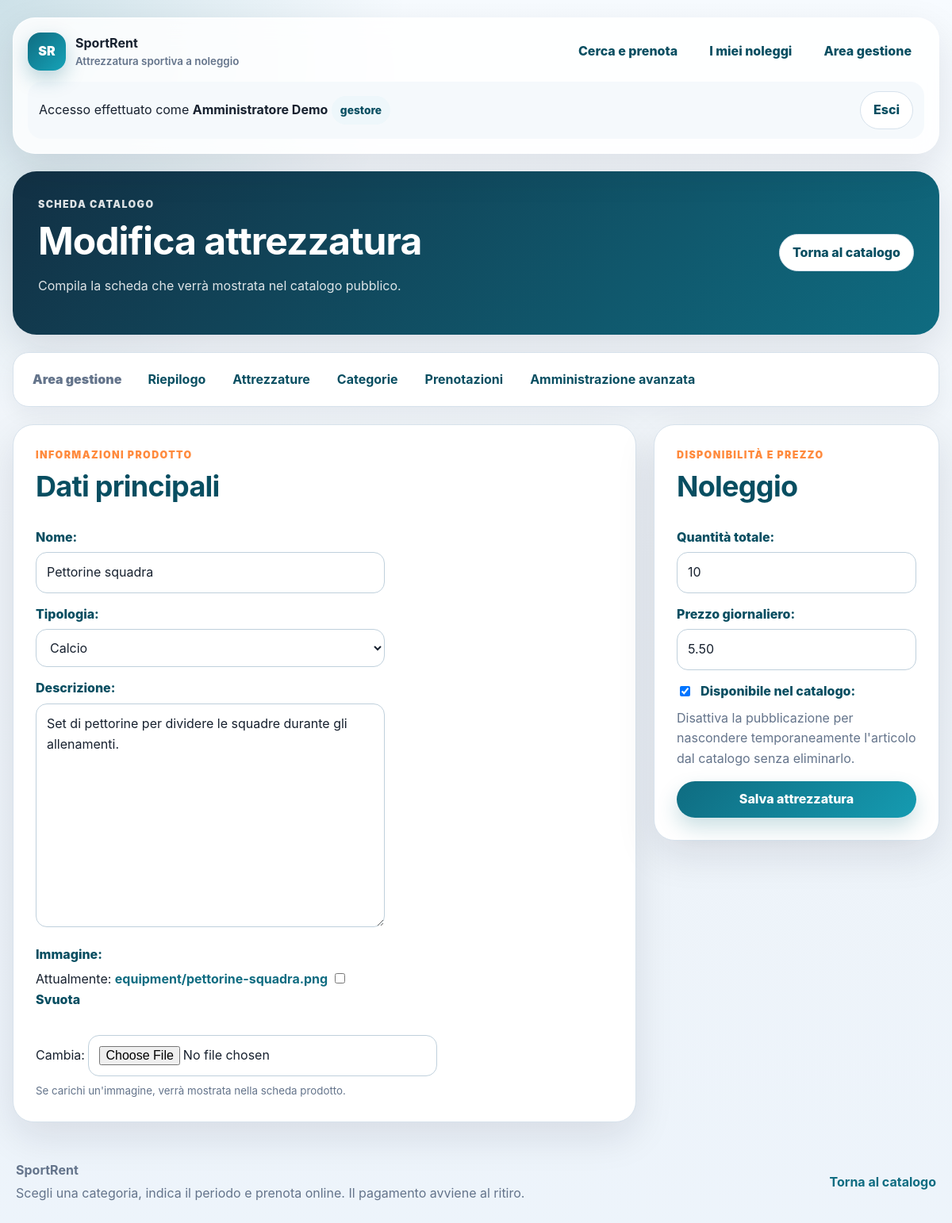
/gestione/attrezzature/19/modifica/ (signed in), run on the app's committed database.
### rentals/models.py (models this page shows, shortened)
class Equipment(models.Model):
    name = models.CharField("nome", max_length=150)
    category = models.ForeignKey(
        EquipmentCategory,
        on_delete=models.PROTECT,
        related_name="equipment",
        verbose_name="tipologia",
    )
    description = models.TextField("descrizione")
    total_quantity = models.PositiveIntegerField(
        "quantità totale",
        validators=[MinValueValidator(1)],
    )
    daily_price = models.DecimalField(
        "prezzo giornaliero",
        max_digits=8,
        decimal_places=2,
        validators=[MinValueValidator(Decimal("0.01"))],
    )
    image = models.ImageField(
        "immagine",
        upload_to="equipment/",
        blank=True,
        null=True,
    )
    is_active = models.BooleanField("disponibile nel catalogo", default=True)
    created_at = models.DateTimeField("creata il", auto_now_add=True)
    updated_at = models.DateTimeField("modificata il", auto_now=True)
    class Meta:
        verbose_name = "attrezzatura"
        verbose_name_plural = "attrezzature"
        ordering = ["category__name", "name"]
        constraints = [
            models.UniqueConstraint(
                fields=["name", "category"],
                name="unique_equipment_name_per_category",
            )
        ]

### rentals/views.py (the view)
@gestore_richiesto
def modifica_attrezzatura_gestore(request, pk):
    equipment = get_object_or_404(Equipment, pk=pk)
    if request.method == "POST":
        form = ModuloAttrezzatura(
            request.POST,
            request.FILES,
            instance=equipment,
        )
        if form.is_valid():
            form.save()
            messages.success(request, "Attrezzatura aggiornata.")
            return redirect("manager_equipment_update", pk=equipment.pk)
    else:
        form = ModuloAttrezzatura(instance=equipment)
    return render(
        request,
        "rentals/manager/equipment_form.html",
        {"form": form, "page_title": "Modifica attrezzatura"},
    )

### rentals/forms.py
class ModuloAttrezzatura(forms.ModelForm):
    class Meta:
        model = Equipment
        fields = [
            "name",
            "category",
            "description",
            "total_quantity",
            "daily_price",
            "image",
            "is_active",
        ]

### rentals/models.py (called while the page is built)
    def __str__(self):
        return self.name

### rentals/permissions.py (called while the page is built)
def utente_e_gestore(user):
    return (
        user.is_authenticated
        and (
            user.is_superuser
            or user.is_staff
            or user.groups.filter(name=NOME_GRUPPO_GESTORI).exists()
        )
    )

### templates/rentals/manager/equipment_form.html (shortened to what this page needs)
{% extends "base.html" %}
{% block content %}
<section class="page-hero page-hero--manager" aria-labelledby="equipment-form-title">
    <div>
        <p class="eyebrow">Scheda catalogo</p>
        <h1 id="equipment-form-title">{{ page_title }}</h1>
        <p>Compila la scheda che verrà mostrata nel catalogo pubblico.</p>
    </div>
    <a class="button button--light" href="{% url 'manager_equipment_list' %}">Torna al catalogo</a>
</section>
{% include "rentals/manager/_navigation.html" %}
<form class="form-layout" method="post" enctype="multipart/form-data">
    <section class="form-card">
        <p class="eyebrow">Informazioni prodotto</p>
        <h2>Dati principali</h2>
        <div class="form-stack">
            <p>
                {{ form.name.label_tag }}
                {{ form.name }}
            </p>
            <p>
                {{ form.category.label_tag }}
                {{ form.category }}
            </p>
            <p>
                {{ form.description.label_tag }}
                {{ form.description }}
            </p>
            <p>
                {{ form.image.label_tag }}
                {{ form.image }}
                <small class="form-note" data-file-preview>Se carichi un'immagine, verrà mostrata nella scheda prodotto.</small>
            </p>
        </div>
    </section>
    <aside class="form-card form-card--side">
        <p class="eyebrow">Disponibilità e prezzo</p>
        <h2>Noleggio</h2>
        <div class="form-stack">
            <p>
                {{ form.total_quantity.label_tag }}
                {{ form.total_quantity }}
            </p>
            <p>
                {{ form.daily_price.label_tag }}
                {{ form.daily_price }}
            </p>
            <p class="checkbox-line">
                {{ form.is_active }}
                {{ form.is_active.label_tag }}
            </p>
        </div>
        <p class="form-note">
            Disattiva la pubblicazione per nascondere temporaneamente
            l'articolo dal catalogo senza eliminarlo.
        </p>
        <button class="button button--wide" type="submit">Salva attrezzatura</button>
    </aside>
</form>
{% endblock %}

### templates/base.html (shortened to what this page needs)
{% load static %}
<!doctype html>
<html lang="it">
<head>
    <link rel="stylesheet" href="{% static 'rentals/css/site.css' %}">
</head>
<body>
    <header class="site-header">
        <div class="site-header__inner">
            <a class="brand" href="{% url 'equipment_list' %}">
                <span class="brand__mark">SR</span>
                <span><strong>SportRent</strong><small>Attrezzatura sportiva a noleggio</small></span>
            </a>
            <nav class="site-nav" aria-label="Navigazione principale">
                <a href="{% url 'equipment_list' %}">Cerca e prenota</a>
                {% if user.is_authenticated %}
                    <a href="{% url 'reservation_history' %}">I miei noleggi</a>
                    {% if user.is_staff or user.is_superuser %}
                        <a href="{% url 'manager_dashboard' %}">Area gestione</a>
                    {% endif %}
                {% else %}
                    <a href="{% url 'login' %}">Accedi</a>
                    <a class="nav-cta" href="{% url 'register' %}">Crea account</a>
                {% endif %}
            </nav>
        </div>
        {% if user.is_authenticated %}
            <div class="user-strip">
                <p>
                    Accesso effettuato come
                    <strong>{{ user.get_full_name|default:user.username }}</strong>
                    {% if user.is_staff or user.is_superuser %}<span class="badge">gestore</span>{% else %}<span class="badge">cliente</span>{% endif %}
                </p>
                <form method="post" action="{% url 'logout' %}">
                    <button class="button button--ghost" type="submit">Esci</button>
                </form>
            </div>
        {% endif %}
    </header>
    <main class="site-main">{% block content %}{% endblock %}</main>
    <footer class="site-footer">
        <div>
            <strong>SportRent</strong>
            <p>Scegli una categoria, indica il periodo e prenota online. Il pagamento avviene al ritiro.</p>
        </div>
        <a href="{% url 'equipment_list' %}">Torna al catalogo</a>
    </footer>
</body>
</html>

### rentals/static/rentals/css/site.css (style rules this page uses)
:root { --bg:#eef3f8; --surface:#fff; --text:#17212f; --muted:#64748b; --primary:#0f6c81; --primary-dark:#084e61; --accent:#ff8a3d; --border:#d7e2ec; --success:#e8f7ed; --warning:#fff5dc; --shadow:0 18px 50px rgba(15,23,42,.10); --radius:22px; }
* { box-sizing:border-box; }
html { scroll-behavior:smooth; }
body { margin:0; background:radial-gradient(circle at top left,rgba(15,108,129,.18),transparent 32rem),linear-gradient(180deg,#f7fbff 0%,var(--bg) 45%,#edf4fb 100%); color:var(--text); font-family:Inter,"Segoe UI",Arial,sans-serif; line-height:1.6; }
a { color:var(--primary); font-weight:700; text-decoration:none; }
.site-header,.site-main,.site-footer,.messages { width:min(1180px,calc(100% - 32px)); margin-inline:auto; }
.site-header { margin-top:22px; padding:18px; border:1px solid rgba(255,255,255,.75); border-radius:28px; background:rgba(255,255,255,.85); box-shadow:var(--shadow); backdrop-filter:blur(16px); position:sticky; top:12px; z-index:20; }
.site-header__inner,.site-footer,.user-strip,.section-heading--row { display:flex; align-items:center; justify-content:space-between; gap:18px; }
.brand { display:flex; align-items:center; gap:12px; color:var(--text); }
.brand__mark { width:48px; height:48px; display:grid; place-items:center; border-radius:16px; color:#fff; font-weight:900; background:linear-gradient(135deg,var(--primary),#16a3b8); box-shadow:0 10px 24px rgba(15,108,129,.28); }
.brand small { display:block; color:var(--muted); font-weight:600; }
.site-nav { display:flex; align-items:center; flex-wrap:wrap; gap:8px; }
.site-nav a,.button,button,input[type=submit] { border:0; border-radius:999px; padding:10px 16px; background:transparent; color:var(--primary-dark); font:inherit; font-weight:800; cursor:pointer; }
.site-nav .nav-cta,.button,button,input[type=submit] { color:#fff; background:linear-gradient(135deg,var(--primary),#159bb1); box-shadow:0 12px 26px rgba(15,108,129,.22); }
.button--light,.button--ghost { background:#fff; color:var(--primary-dark); border:1px solid var(--border); box-shadow:none; }
.button--wide { display:inline-flex; justify-content:center; width:100%; }
.user-strip { margin-top:14px; padding:12px 14px; border-radius:18px; background:#f5f9fc; }
.user-strip p { margin:0; }
.site-main { margin-top:22px; }
.site-footer { margin-top:28px; margin-bottom:32px; padding:20px 4px; color:var(--muted); }
.site-footer p { margin:4px 0 0; }
.eyebrow { margin:0 0 8px; color:var(--accent); text-transform:uppercase; letter-spacing:.11em; font-size:.78rem; font-weight:900; }
h1,h2,h3 { color:var(--primary-dark); line-height:1.18; letter-spacing:-.02em; }
h1 { font-size:clamp(2rem,4vw,3.2rem); }
h2 { margin-top:0; font-size:clamp(1.6rem,3vw,2.25rem); }
label { display:block; margin-bottom:6px; color:var(--primary-dark); font-weight:850; }
input,select,textarea { width:min(100%,440px); padding:12px 13px; border:1px solid #bfd0dc; border-radius:14px; background:#fff; color:var(--text); font:inherit; transition:.18s; }
input[type=checkbox] { width:auto; }
.result-count,.badge { display:inline-flex; align-items:center; gap:6px; padding:7px 11px; border-radius:999px; background:#eef7fb; color:var(--primary-dark); font-size:.86rem; font-weight:850; }
.page-hero { display:flex; align-items:center; justify-content:space-between; gap:24px; margin-bottom:22px; padding:32px; border-radius:30px; color:#fff; background:linear-gradient(135deg,rgba(8,78,97,.96),rgba(15,108,129,.86)); box-shadow:var(--shadow); }
.page-hero--manager { background:linear-gradient(135deg,#123044,#0f6c81); }
.page-hero h1 { margin:0; color:#fff; }
.page-hero p { max-width:760px; color:rgba(255,255,255,.86); }
.auth-intro, .auth-card, .form-card { padding:28px; border:1px solid var(--border); border-radius:26px; background:#fff; box-shadow:var(--shadow); }
.form-stack { display:grid; gap:14px; }
.form-stack p, .form-grid--two p { margin:0; }
.form-note { display:block; margin-top:8px; color:var(--muted); }
.form-layout { display:grid; grid-template-columns:minmax(0,1fr) minmax(260px,360px); gap:22px; align-items:start; }
.form-card--side { position:sticky; top:120px; }
.checkbox-line { display:flex; align-items:center; gap:10px; }
.checkbox-line label { margin:0; }

### data on the page
Equipment: name "Pettorine squadra", category "Calcio", description "Set di pettorine per dividere le squadre durante gli allenamenti.", total_quantity "10", daily_price "5.50", is_active "☑"

### other printed values
{{ user.get_full_name|default:user.username }} "Amministratore Demo"
{{ page_title }} "Modifica attrezzatura"
